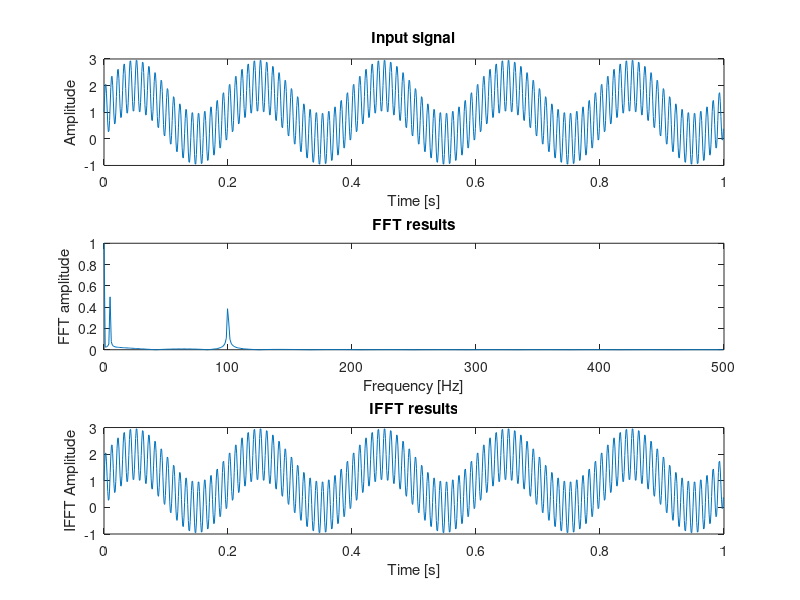

Source code (MATLAB):
% A 1D play around to make sure that we understand the Hermitic properties
% of the FFT. THis will allow us to see when the inputs are put in properly
% and hopefully shed some light on how to do it for 2D and higher
% dimensions. 


clc
clear


Fs = 1000; % [Hz]
finaltime = 1; % [s]
t = 0:1/Fs:finaltime-(1/Fs); % Time vector in increments of 1/Fs

f = 5; % [Hz]
x = 1 + sin(2*pi*f*t) + sin(2*pi*100*t); % Generate the input signal. Make slightly more complicated - more than one frequency and DC part do these can be tested.
nfft = 2.^nextpow2(length(x)); % Calculate the next power of two, to pad the FFT to.
 
X = fft(x,nfft); % Taking the FFT.
Xgraph = X(1:round(nfft/2)); % Taking only the positive frequencies so that it's easier to look at. 

magX = abs(Xgraph)/length(x); % Normalising (energy dist) by the number of samples. 

fv = (0:nfft/2-1)*Fs/nfft; % Generating the frequency axis values. 

inv = ifftn(X); % Looking at the IFFT. Already a power 2 so nfft not needed.

% look at the input signal
figure(19)
subplot(3,1,1)
plot(t,x)
title 'Input signal'
xlabel 'Time [s]'
ylabel 'Amplitude'

% Show the FFT - we're only really interested in the positive side.
subplot (3,1,2)
plot(fv, (magX))
title 'FFT results'
xlabel 'Frequency [Hz]'
ylabel 'FFT amplitude'

% Show the iFFT.
% If the FFT is Hermitic, and the appropriate BC's have been applied, then
% this should be the same as the input (when the zeros are taken out). 
subplot(3,1,3)
plot(t, inv(1:length(t)))
title 'IFFT results'
xlabel 'Time [s]'
ylabel 'IFFT Amplitude'